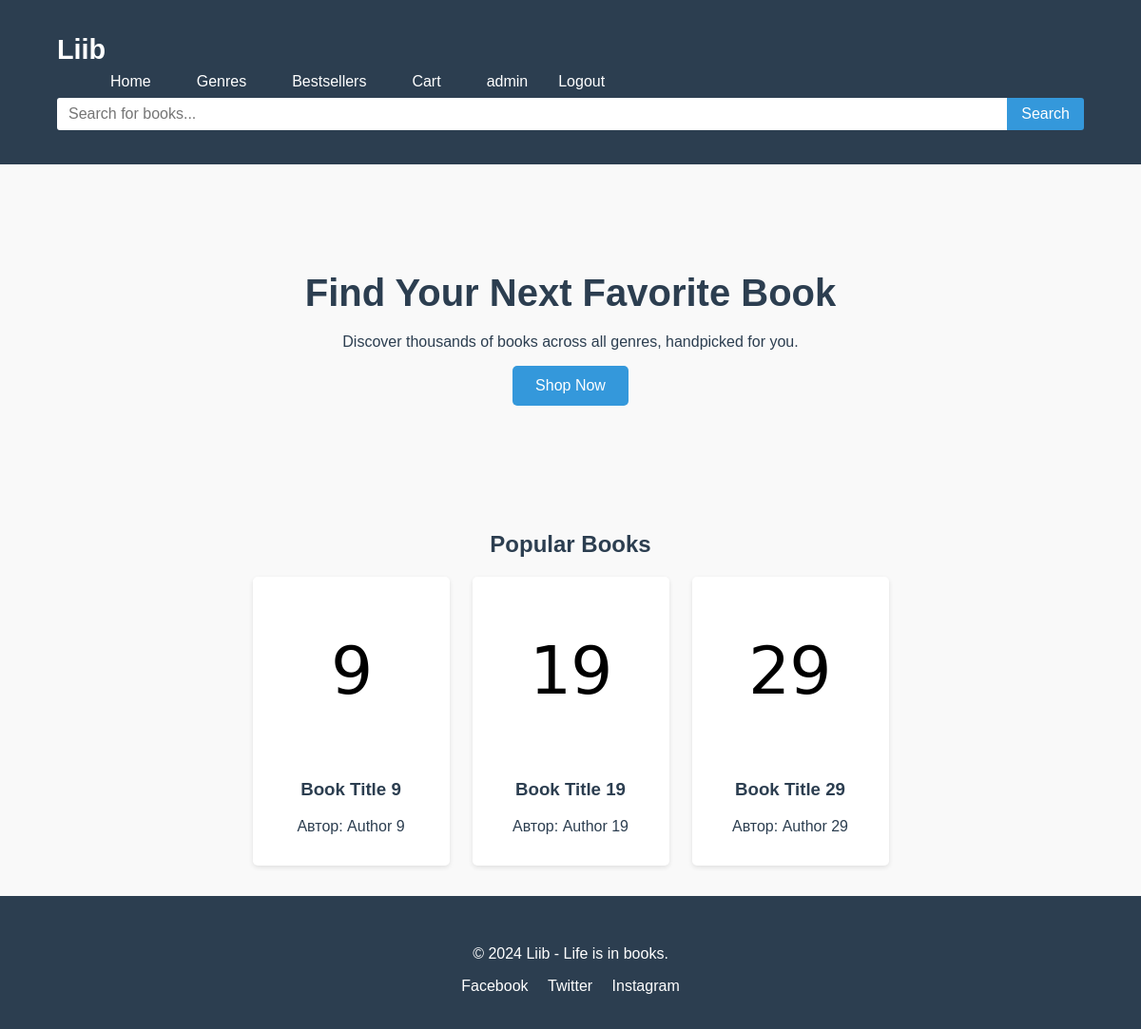
The page / (signed in) on the database its author committed.
### app/models.py (models this page shows, shortened)
class User(Base):
    __tablename__ = "users"
    id = Column(Integer, primary_key=True, index=True)
    username = Column(String, unique=True, nullable=False)
    email = Column(String, unique=True, nullable=False)
    first_name = Column(String, nullable=False)
    last_name = Column(String)
    password = Column(String, nullable=False)
    roles = relationship("Role", secondary=roles_users, back_populates="users")

class Book(Base):
    __tablename__ = "books"
    id = Column(Integer, primary_key=True, index=True)
    title = Column(String, nullable=False)
    author = Column(String, nullable=False)
    published_date = Column(DateTime, nullable=False)
    description = Column(String, nullable=False)
    photo = Column(String, nullable=False)
    price = Column(Float, nullable=False)
    buy_cnt = Column(Integer, default=0)
    genre_id = Column(Integer, ForeignKey("genres.id"), nullable=False)
    genre = relationship("Genre", back_populates="books")

### app/main.py (the view)
@app.get("/", response_class=HTMLResponse)
async def homepage(request: Request, db: Session = Depends(get_db),
                   searchform: SearchForm = Depends(),user: User = Depends(get_current_user)):
    genres = db.query(Genre).all()
    books = db.query(Book).order_by(Book.buy_cnt.desc()).limit(3).all()
    return templates.TemplateResponse("homepage.html", {
        "request": request,
        "genres": genres,
        "books": books,
        "user": user,
        "searchform": searchform
    })

### templates/homepage.html (shortened to what this page needs)
{% extends 'base.html' %}
{% block content %}
<section class="hero">
    <div class="hero-text">
        <h2>Find Your Next Favorite Book</h2>
        <p>Discover thousands of books across all genres, handpicked for you.</p>
        <a href="{{ url_for('all_books', page=1 ) }}" class="btn">Shop Now</a>
    </div>
</section>
<section class="popular-books">
    <h2>Popular Books</h2>
    <div class="book-grid">
        {% for book in books %}
        <a href="{{ url_for('book_detail', book_id = book.id) }}" class="fill-div">
            <div class="book-item">
                <img src="/static/img/{{ book.photo }}" alt="Book 1">
                <h3>{{ book.title }}</h3>
                <p>Автор: {{ book.author }}</p>
            </div>
        </a>
        {% endfor %}
    </div>
</section>
{% endblock %}

### templates/base.html (shortened to what this page needs)
<!DOCTYPE html>
<html lang="en">
<head>
    <link href="/static/css/pagestyle.css" rel="stylesheet">
</head>
<body>
    <header>
        <div class="container">
            <h1 class="logo">Liib</h1>
            <nav>
                <ul class="nav-links">
                    <li><a href="{{ url_for('homepage') }}">Home</a></li>
                    <li class="dropdown">
                        <a class="dropbtn">Genres</a>
                    </li>
                    <li><a href="{{ url_for('popular_books', page=1) }}">Bestsellers</a></li>
                    {% if user.is_authenticated %}
                    <li><a href="{{ url_for('cart_detail') }}">Cart</a></li>
                    {% endif %}
                    {% if user.is_authenticated %}
                    <li class="last"><a href="{{ url_for('profile') }}">{{ user.username }}</a>
                        <form class="logout-btn" method="post" action="{{ url_for('logout') }}">
                            <button type="submit">Logout</button>
                        </form>
                    </li>
                    {% else %}
                    <li class="last"><a href="{{ url_for('login_page') }}">Login</a><a href="{{ url_for('register_page') }}">Register</a></li>
                    {% endif %}
                </ul>
            </nav>
            <form class="search-bar" action="{{ url_for('search_books') }}" method="get">
                <input type="text" name="query" value="{{ searchform.query }}" placeholder="Search for books..." class="search-bar" autocomplete="off" maxlength="100">
                <button>Search</button>
            </form>
        </div>
    </header>
    <main>
        {% block content %}
        {% endblock %}
    </main>
    <footer>
        <div class="container">
            <p>&copy; 2024 Liib - Life is in books.</p>
            <div class="social-links">
                <a href="#">Facebook</a>
                <a href="#">Twitter</a>
                <a href="#">Instagram</a>
            </div>
        </div>
    </footer>
</body>
</html>

### static/css/pagestyle.css (style rules this page uses)
body { font-family: Arial, sans-serif; margin: 0; padding: 0; color: #333; background-color: #f9f9f9; }
.container { width: 90%; max-width: 1200px; margin: 0 auto; padding: 20px; }
header { background-color: #2c3e50; color: white; padding: 1rem 0; position: relative; }
.logo { font-size: 1.8rem; margin: 0; }
.nav-links { list-style: none; display: flex; gap: 1rem; margin: auto; }
.nav-links li { position: relative; }
.nav-links a { color: white; text-decoration: none; padding: 0.5rem 1rem; display: block; }
.search-bar { display: flex; align-items: center; }
.search-bar input[type="text"] { padding: 8px 12px; font-size: 1em; border: none; border-radius: 3px 0 0 3px; outline: none; width: 70rem; box-sizing: border-box; }
.search-bar button { background-color: #3498db; color: #fff; border: none; padding: 8px 15px; font-size: 1em; cursor: pointer; border-radius: 0 3px 3px 0; transition: background-color 0.3s ease; }
.hero { color: white; text-align: center; padding: 5rem 1rem; }
.hero-text h2 { color: #2c3e50; font-size: 2.5rem; }
.hero-text p { color: #2c3e50; margin: 1rem 0; }
.btn { display: inline-block; padding: 0.75rem 1.5rem; background-color: #3498db; color: white; text-decoration: none; border-radius: 5px; }
.popular-books { padding: 2rem 0; text-align: center; }
.popular-books .book-grid { display: flex; gap: 1.5rem; justify-content: center; margin-top: 1rem; }
.popular-books .fill-div { background-color: white; border-radius: 5px; padding: 1rem; box-shadow: 0 2px 5px rgba(0, 0, 0, 0.1); text-align: center; max-width: 200px; }
.popular-books .book-grid a { text-decoration: none; color: #2c3e50; max-width: 200px; }
.popular-books a .book-item img { max-width: 100%; border-radius: 5px; }
footer { background-color: #2c3e50; color: white; padding: 1rem 0; text-align: center; }
.social-links a { color: white; text-decoration: none; margin: 0 0.5rem; }
h2 { text-align: center; margin-bottom: 20px; color: #2c3e50; }
input[type="text"], input[type="email"], input[type="password"] { width: 100%; padding: 10px; font-size: 1em; border: 1px solid #ddd; border-radius: 3px; box-sizing: border-box; }
.last { display: flex; flex-direction: row; }
.logout-btn button { font-family: Arial, sans-serif; font-size: 1em; color: white; padding: 0.5rem 1rem; display: block; border:none; background: transparent; }

### rows shown on the page
User: username "admin"
Book: photo (picture), title "Book Title 9", author "Author 9"
Book: photo (picture), title "Book Title 19", author "Author 19"
Book: photo (picture), title "Book Title 29", author "Author 29"
